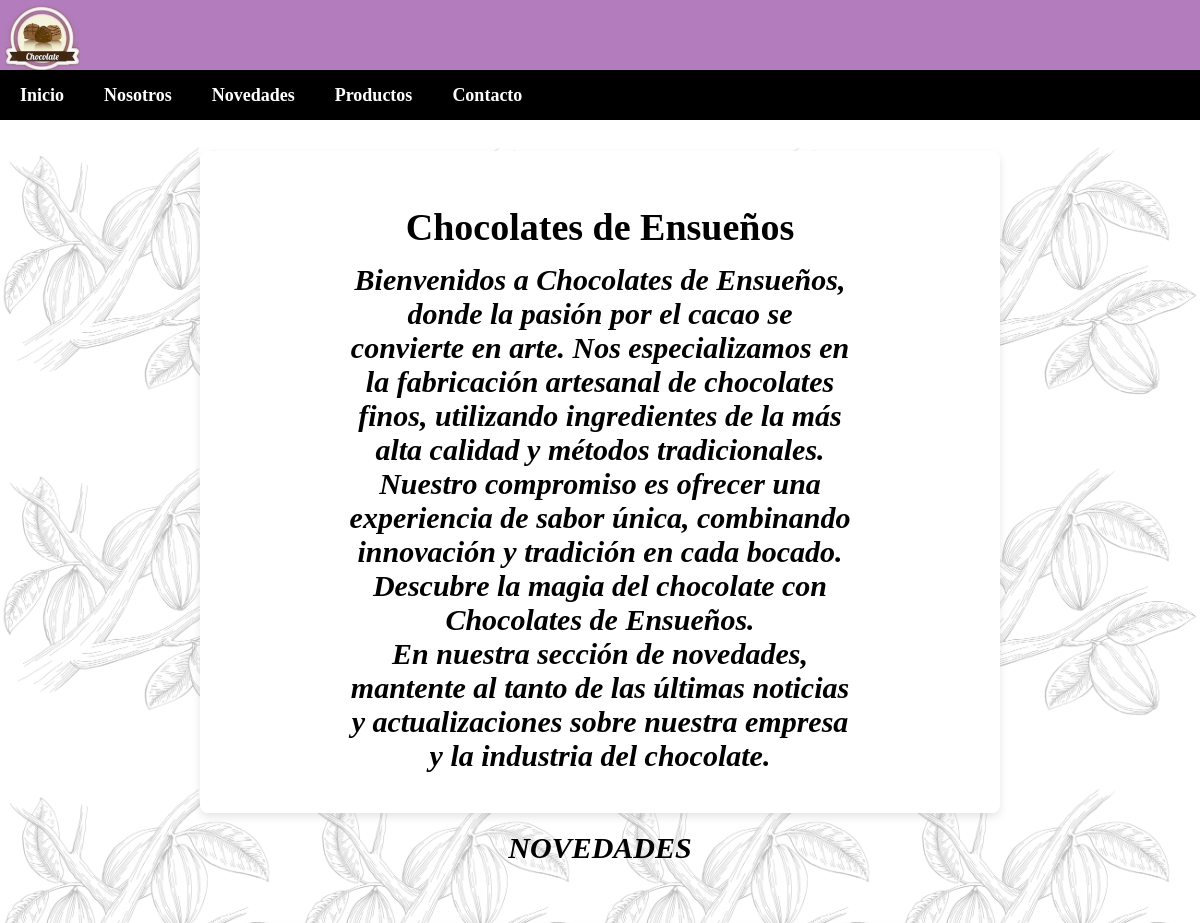
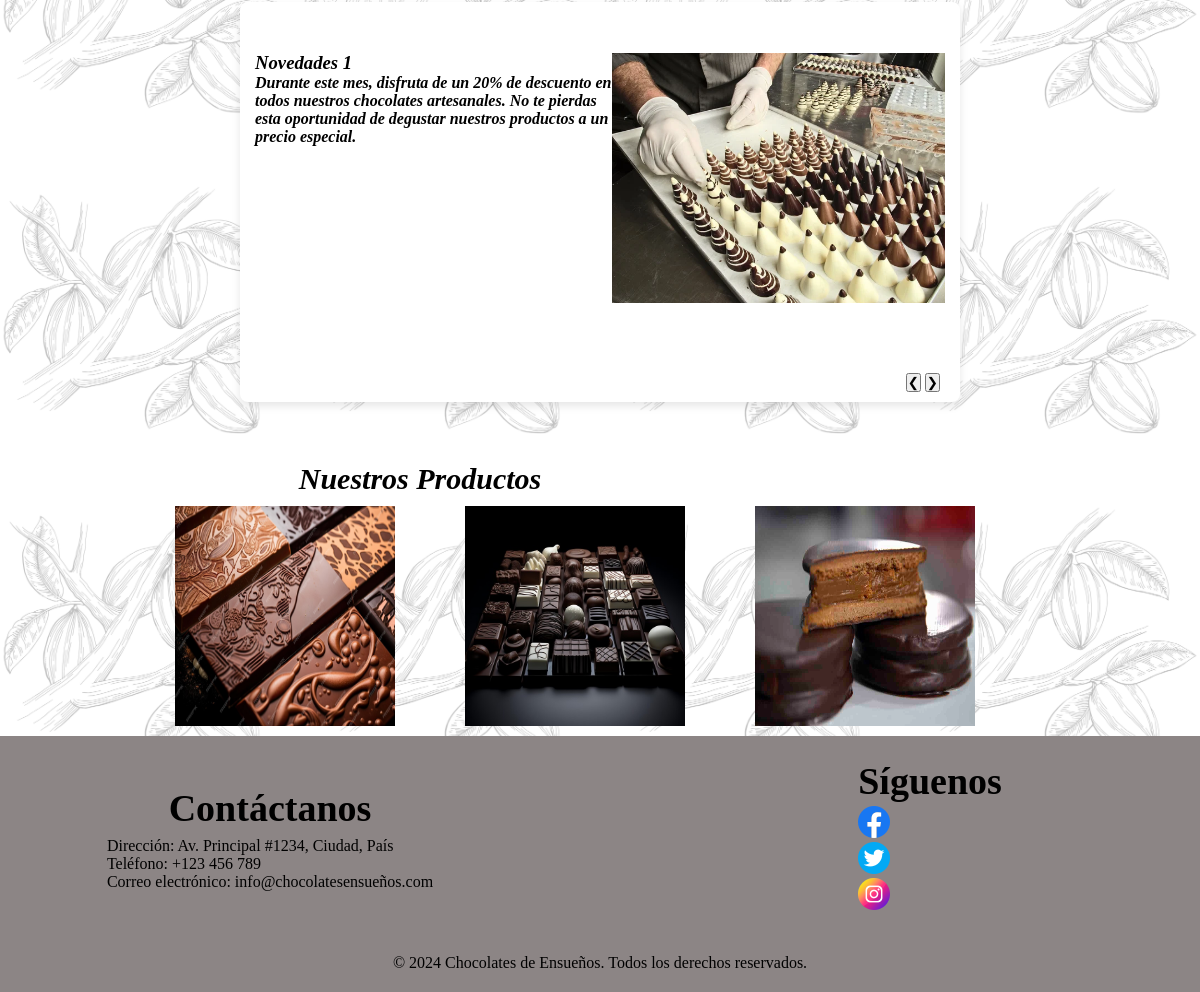
The page / on the database its author committed (2 pictures, top to bottom).
### productos/models.py (models this page shows, shortened)
class ProductoNovedades(models.Model):
    nombre = models.CharField(max_length=100)
    descripcion = models.TextField()
    imagen = models.ImageField(upload_to='novedades/', default='productos/default.jpg')

### productos/views.py (the view)
# urls.py: path('', prod_views.inicio, name="inicio"),
def inicio(request):
    novedades = ProductoNovedades.objects.all()
    return render(request, "productos/inicio.html", {'novedades': novedades})

### productos/templates/productos/inicio.html (shortened to what this page needs)
{% extends "productos/base.html" %}
{% load static %}
{% block content %}
<div class="container">
    <div class="contenidoPrincipal">
        <section>
            <h2>Chocolates de Ensueños</h2>
            <p class="bold-text">Bienvenidos a Chocolates de Ensueños, donde la pasión por el cacao se convierte en arte.
                Nos especializamos en la fabricación artesanal de chocolates finos, utilizando ingredientes de la más alta calidad
                y métodos tradicionales. Nuestro compromiso es ofrecer una experiencia de sabor única, combinando innovación y tradición en cada bocado.
                Descubre la magia del chocolate con Chocolates de Ensueños.</p>
            <p class="bold-text">En nuestra sección de novedades, mantente al tanto de las últimas noticias y
                actualizaciones sobre nuestra
                empresa y la industria del chocolate.</p>
        </section>
        <br>
        <h1 class="bold-text">NOVEDADES</h1>
    </div>
    <main>
        <div class="recuadro">
            <div id="imagen-texto" class="contenidoAdicional">
                {% if novedades %}
                    {% for novedad in novedades %}
                        <div class="novedad contenidoNovedad">
                            <img class="img" src="{{ novedad.imagen.url }}" alt="{{ novedad.nombre }}">
                            <h3>{{ novedad.nombre }}</h3>
                            <p>{{ novedad.descripcion }}</p>
                        </div>
                    {% endfor %}
                {% else %}
                    <p>No hay novedades disponibles.</p>
                {% endif %}
            </div>
            <div class="navegacion">
                <button id="anterior">&#10094;</button>
                <button id="siguiente">&#10095;</button>
            </div>
        </div>
        <section>
            <h1 class="bold-text">Nuestros Productos</h1>
            <div class="contenedor-imagenes">
                <img src="{% static 'productos/img/Barra2.jpg'%}" alt="Imagen 1">
                <img src="{% static 'productos/img/Bombones3.jpg'%}" alt="Imagen 2">
                <img src="{% static 'productos/img/Alfajores1.jpg'%}" alt="Imagen 3">
            </div>
        </section>
    </main>
</div>
{% endblock %}

### productos/static/productos/css/style.css (style rules this page uses)
* { margin: 0; padding: 0; box-sizing: border-box; text-decoration: none; list-style: none; }
:root { --color-principal: rgb(178, 124, 189); ; --color-secundario: rgba(92, 82, 82, 0.7); --capa-transparente: rgba(255, 255, 255, 0.753); --spacing-base: 8px; }
html, body { font-family: 'Merriweather', serif; height: 100%; margin: 0 auto; }
.container { display: flex; flex-direction: column; background-image: url('../img/Fondo.jpg'); background-repeat: repeat; background-size: 300px; background-color: var(--capa-transparente); background-blend-mode: overlay; }
.contenidoPrincipal { flex: 1; display: flex; flex-direction: column; justify-content: center; align-items: center; }
.contenidoPrincipal section { margin-top: 30px; padding-top: 25px; display: flex; flex-direction: column; justify-content: center; align-items: center; font-size: 17px; background-color: #fff; border-radius: 8px; padding: 40px; box-shadow: 0 4px 8px rgba(0, 0, 0, 0.1); max-width: 800px; }
h2 { margin-top: 2%; margin-bottom: 2%; align-items: center; justify-content: center; text-align: center; font-size: 38px; }
.bold-text { width: 70%; align-items: center; justify-content: center; text-align: center; }
.recuadro { box-sizing: border-box; display: flex; height: 400px; margin: 5% auto; max-width: 60%; overflow: hidden; position: relative; background-color: #fff; border-radius: 8px; box-shadow: 0 4px 8px rgba(0, 0, 0, 0.1); max-width: 800px; margin: 0 auto; }
.contenidoAdicional { flex: 1; overflow-y: auto; padding: 15px; font-weight: 900; font-style: italic; font-size: 17px; }
.contenedor-imagenes { display: flex; justify-content: center; }
.contenedor-imagenes img { width: 20%; height: auto; margin-right: 50px; padding: 10px; box-sizing: border-box; }
.navegacion { position: absolute; bottom: 10px; right: 20px; z-index: 2; }
.contenidoNovedad { font-size:medium; width: 100%; height: auto; padding-top: 5%; display: flex; flex-direction: row; align-items: center; justify-content: center; }
.contenidoNovedad .img { object-fit: cover; max-height: 250px; width: auto; float: right; margin-top: 1px; }

### productos/static/productos/css/contacto.css (style rules this page uses)
* { margin: 0; padding: 0; box-sizing: border-box; text-decoration: none; list-style: none; }
:root { --color-principal: rgb(178, 124, 189); --color-secundario: rgba(92, 82, 82, 0.7); --color-formu: rgba(169, 67, 189, 0.6); --capa-transparente: rgba(255, 255, 255, 0.753); --spacing-base: 8px; }
html, body { font-family: 'Merriweather', serif; height: 100%; margin: 0; }
h1, h2, h3, h4, h5, h6 { font-family: 'Merriweather', serif; }
.container { display: flex; flex-direction: column; background-image: url('../img/Fondo.jpg'); background-repeat: repeat; background-size: 300px; background-color: var(--capa-transparente); background-blend-mode: overlay; }
.contenidoPrincipal { background-image: url('../img/Fondo.jpg'); background-repeat: repeat; background-size: 300px; background-color: var(--capa-transparente); background-blend-mode: overlay; flex: 1; }
.bold-text { font-weight: 900; font-style: italic; font-size: 30px; }
.recuadro { box-sizing: border-box; display: flex; height: 400px; margin: 5% auto; max-width: 60%; overflow: hidden; position: relative; }
.contenidoAdicional { flex: 1; overflow-y: auto; padding: 15px; font-weight: 900; font-style: italic; font-size: 25px; }
.contenedor-imagenes { display: flex; justify-content: center; }
.contenedor-imagenes img { width: 20%; height: auto; margin-right: 50px; padding: 10px; box-sizing: border-box; }
.navegacion { position: absolute; bottom: 10px; right: 20px; z-index: 2; }

### productos/static/productos/css/styleProd.css (style rules this page uses)
* { margin: 0; padding: 0; box-sizing: border-box; text-decoration: none; list-style: none; }
:root { --color-principal: rgb(178, 124, 189); ; --color-secundario: rgba(92, 82, 82, 0.7); --color-formu: rgba(169, 67, 189, 0.6); --capa-transparente: rgba(255, 255, 255, 0.753); --spacing-base: 8px; }
html, body { font-family: 'Merriweather', serif; height: 100%; margin: 0 auto; }
body { display: flex; flex-direction: column; }
.bold-text { font-weight: 900; }

### rows shown on the page
ProductoNovedades: imagen (picture), nombre "Novedades 1", descripcion "Durante este mes, disfruta de un 20% de descuento en todos nuestros chocolates artesanales. No te pierdas esta oportunidad de degustar nuestros productos a un precio especial."
